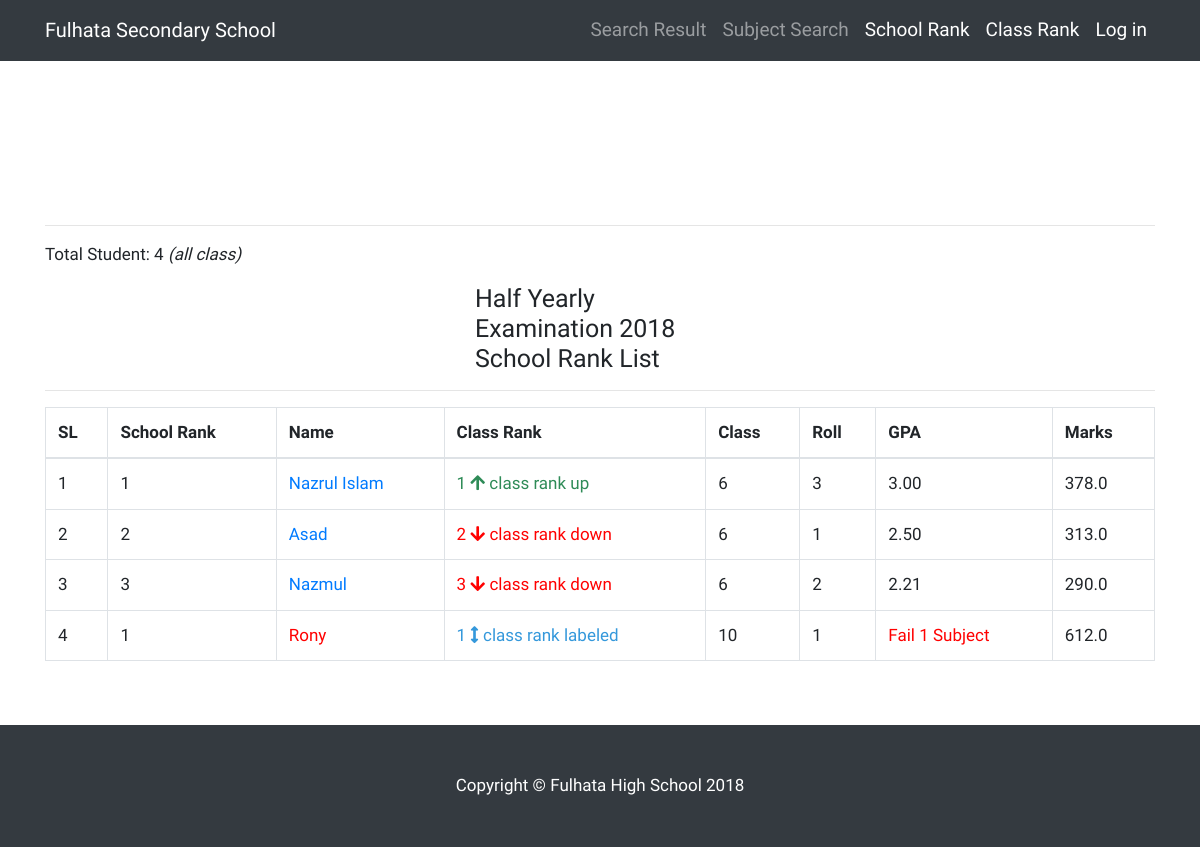
/rank/, run on the app's committed database.
### results/models.py (models this page shows, shortened)
class Rank(models.Model):
    std = models.ForeignKey(StudentInfo, related_name='std', on_delete=models.CASCADE)
    total_marks = models.DecimalField(
        max_digits=5, decimal_places=2, help_text='Please give proper number', default=0)
    total_gpa = models.DecimalField(
        max_digits=5, decimal_places=2, help_text='Please give proper number', default=0)
    class_rank = models.IntegerField(default=0)
    school_rank=models.IntegerField('All School Rank', default=0)
    class Meta:
            verbose_name = ("Rank")
            verbose_name_plural = ("Rank")
            ordering = ['class_rank']

class StdCommon(models.Model):
    pub_date = models.DateTimeField(auto_now_add=True)
    update_date = models.DateTimeField(auto_now=True)

class StudentInfo(StdCommon):
    std_name = models.CharField('Student Name',max_length=100, help_text='Type only student Full Name like as Nazmul Islam or Nazrul Islam')
    std_class = models.CharField('Student Class',max_length=2, choices=STD_CLASS, default=6, help_text='Select a class')
    std_roll = models.IntegerField('Roll Number',help_text='Type Student Roll Number (Only Number)')
    std_group=models.CharField('Group', choices=STD_GROUP, max_length=1, default='G')
    std_gender=models.CharField('Gender', max_length=10, choices=STD_GENDER, default='MALE')
    std_subjects = models.ManyToManyField(StdSubject)
    std_total_marks = models.FloatField('Total Marks', default=0, blank=True, null=True)
    std_gpa = models.CharField('GPA', max_length=50,default='F', blank=True, null=True)
    std_grade_point_total_sum=models.FloatField('Total Avg Number per Subject', blank=True, null=True) # toal grade point sum
    std_grade_point_total_subject_avg = models.FloatField(
        'Total GPA', blank=True, null=True) #avg gradepoint
    std_fail_subject=models.IntegerField('Fail Subject', blank=True, null=True)
    school_rank=models.IntegerField('Student Rank in School',default=0, blank=True, null=True)
    class_rank = models.IntegerField(
        'Student Rank in Class', default=0, blank=True, null=True)
    def __str__(self):
        return self.std_name
    class Meta:
            verbose_name = ("Student Detail")
            verbose_name_plural = ("Student Detail's")
            ordering = ['std_roll']

### results/views.py (the view)
# urls.py: path('rank/',RankListView.as_view() , name='rank'),
class RankListView(ListView):
    model=Rank
    template_name="results/rank_list.html"
    def get_context_data(self, **kwargs):
        context = super(RankListView, self).get_context_data(**kwargs)
        context['object_list'] = Rank.objects.all().order_by('school_rank')
        context['rank_count'] = Rank.objects.all().count()
        return context

### results/templates/results/rank_list.html (shortened to what this page needs)
{% extends "results/base.html" %}
{% block main_content %}
<div class="row">
    <div class="col-md-12 col-sm-12 col-xs-12 mx-auto ">
        <div class="div">
            <p>Total Student: {{rank_count}} <i>(all class)</i></p>
<h2 class="mx-auto" style="width:250px;font-size:25px">Half Yearly Examination 2018 School Rank List</h2>
            <hr>
            <table class="table table-hover table-bordered">
                <thead>
                    <tr>
                        <th>SL</th>
                        <th>School Rank</th>
                        <th>Name</th>
                        <th>Class Rank</th>
                        <th>Class</th>
                        <th>Roll</th>
                        <th>GPA</th>
                        <th>Marks</th>
                    </tr>
                </thead>
                <tbody>
                    {% for rank in  object_list%}
                        <tr>
                            <td>{{forloop.counter}}</td>
                            <td>{{rank.class_rank}}</td>
                            {% if rank.std.std_fail_subject >= 1 %}
                            <td >
                                <a style="color:red" href="{%url 'std_details' rank.std.id%}">{{rank.std}}</a>
                            </td>
                            {% else %}
                            <td>
                                <a href="{%url 'std_details' rank.std.id%}">{{rank.std}}</a>
                            </td>
                            {% endif %}
                            {% if  rank.std.std_roll < rank.class_rank %}
                            <td style="color:red"> {{rank.class_rank}} <i class="fas fa-arrow-down"></i> class rank down </td>
                            {% elif rank.std.std_roll > rank.class_rank %}
                            <td style="color:seagreen">
                                {{rank.class_rank}}
                                <i class="fas fa-arrow-up"></i> class rank up
                            </td>
                            {% elif rank.std.std_roll == rank.class_rank %}
                            <td style="color:#3498db">
                                {{rank.class_rank}} <i class="fas fa-arrows-alt-v"></i> class rank labeled
                            </td>
                            {% endif %}
                            <td>{{rank.std.std_class}}</td>
                            <td>{{rank.std.std_roll}}</td>
                            {% if rank.std.std_fail_subject >= 1 %}
                            <td style="color:red">
                                Fail {{rank.std.std_fail_subject}} Subject
                            </td>
                            {% else %}
                            <td>
                                {{rank.std.std_grade_point_total_subject_avg|floatformat:'2'}}
                            </td>
                            {% endif %}
                            <td>{{rank.std.std_total_marks}}</td>
                        </tr>
                     {% endfor %}
                 </tbody>
            </table>
        </div>
    </div>
</div>
{% endblock %}

### results/static/results/css/full-width-pics.css (style rules this page uses)
body { padding-top: 54px; }
@media (min-width: 992px) { body { padding-top: 56px; } }

### results/templates/results/base.html (style rules this page uses)
body { font-family: 'Actor';font-size: 19px; }
p,td,tr,button,h1,h2,h3,h4,h5 { font-family: 'Amiko';font-size: 17px; }

### data on the page
Rank: class_rank "1", std "Nazrul Islam", std.std_class "6", std.std_roll "3", std.std_grade_point_total_subject_avg "3.00", std.std_total_marks "378.0"
Rank: class_rank "2", std "Asad", std.std_class "6", std.std_roll "1", std.std_grade_point_total_subject_avg "2.50", std.std_total_marks "313.0"
Rank: class_rank "3", std "Nazmul", std.std_class "6", std.std_roll "2", std.std_grade_point_total_subject_avg "2.21", std.std_total_marks "290.0"
Rank: class_rank "1", std "Rony", std.std_class "10", std.std_roll "1", std.std_fail_subject "1", std.std_total_marks "612.0"

### other printed values
{{ rank_count }} "4"
